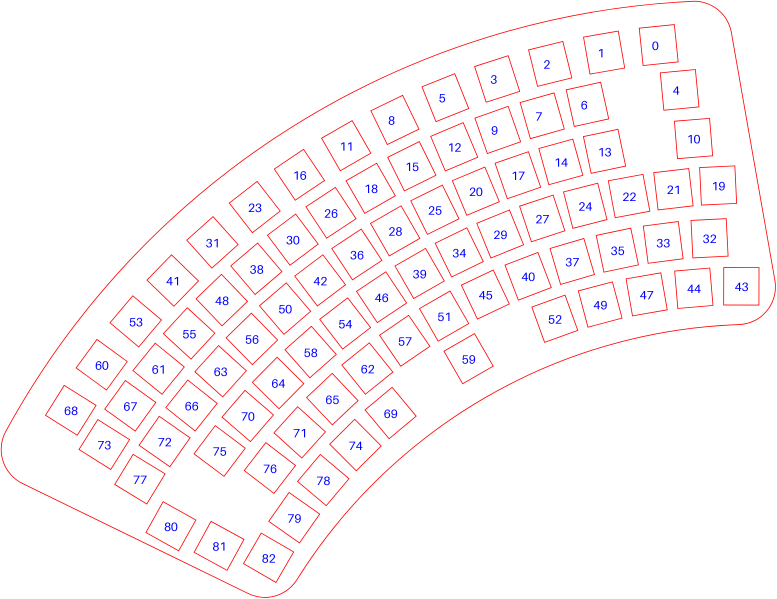
#> input picture docs/plate_holes.png, 2330 x 1796 px (shown at 1/3 size)
$ python gen_layout.py ../docs/plate_holes.png
#> lines starting #> are read from the running program, lines starting #| are printed output that depends on the picture; after the words box and inside, x2 and y2 are one past the last pixel; in counts of white or black regions, pixels touching at a corner belong together
#!/usr/bin/env python3
"""Generate the "layouts" block of keyboard.json from the laser-cut plate SVG.

Usage:  python3 tools/gen_layout.py plate.png > layout.json
plate.png = the plate SVG rendered at 2330x1796 px (white background, red outlines).

Every switch hole is found by flood-filling the inside of each cut-out; its centre
and rotation become the key's x/y/r in keyboard units (1u = 19.05 mm), and the
HOLE -> (label, row, col) table below says which matrix position it is wired to.
"""
import sys, json, math
from collections import deque
import numpy as np
from PIL import Image

PX_PER_MM = 2330 / 308.2688          # render width / plate width in the SVG
U = 19.05 * PX_PER_MM                 # one key unit in px

# hole index (sorted as found by scan order, see docs/plate_holes.png) -> label, row, col
HOLE = {
  68:("Esc",0,0), 60:("F1",0,2), 53:("F2",0,3), 41:("F3",0,4), 31:("F4",0,5), 23:("F5",0,6),
  16:("F6",0,7), 11:("F7",0,8), 8:("F8",0,9), 5:("F9",0,10), 3:("F10",0,11), 2:("F11",0,12),
  1:("F12",0,14), 0:("Ins",0,15),
  73:("PrtSc",1,0), 67:("`",1,1), 61:("1",1,2), 55:("2",1,3), 48:("3",1,4), 38:("4",1,5),
  30:("5",1,6), 26:("6",1,7), 18:("7",1,8), 15:("8",1,9), 12:("9",1,10), 9:("0",1,11),
  7:("-",1,12), 6:("=",1,13), 4:("Bksp",1,15),
  77:("Caps",2,0), 72:("Q",2,1), 66:("W",2,2), 63:("E",2,3), 56:("R",2,4), 50:("T",2,5),
  42:("Y",2,6), 36:("U",2,7), 28:("I",2,8), 25:("O",2,9), 20:("P",2,10), 17:("[",2,11),
  14:("]",2,12), 13:("\\",2,13), 10:("Enter",2,15),
  80:("Tab",3,0), 75:("A",3,2), 70:("S",3,3), 64:("D",3,4), 58:("F",3,5), 54:("G",3,6),
  46:("H",3,7), 39:("J",3,8), 34:("K",3,9), 29:("L",3,10), 27:(";",3,11), 24:("'",3,12),
  22:("Home",3,13), 21:("PgUp",3,14), 19:("PgDn",3,15),
  81:("Shift",4,0), 76:("Z",4,3), 71:("X",4,4), 65:("C",4,5), 62:("V",4,6), 57:("B",4,7),
  51:("N",4,8), 45:("M",4,9), 40:(",",4,10), 37:(".",4,11), 35:("/",4,12), 33:("Up",4,13),
  32:("End",4,15),
  82:("Ctrl",5,0), 79:("GUI",5,3), 78:("Alt",5,4), 74:("Fn",5,5), 69:("Del",5,6),
  59:("Space",5,8), 52:("RAlt",5,10), 49:("RCtrl",5,11), 47:("Left",5,12), 44:("Down",5,13),
  43:("Right",5,15),
}

img = np.array(Image.open(sys.argv[1]).convert("L")) < 200
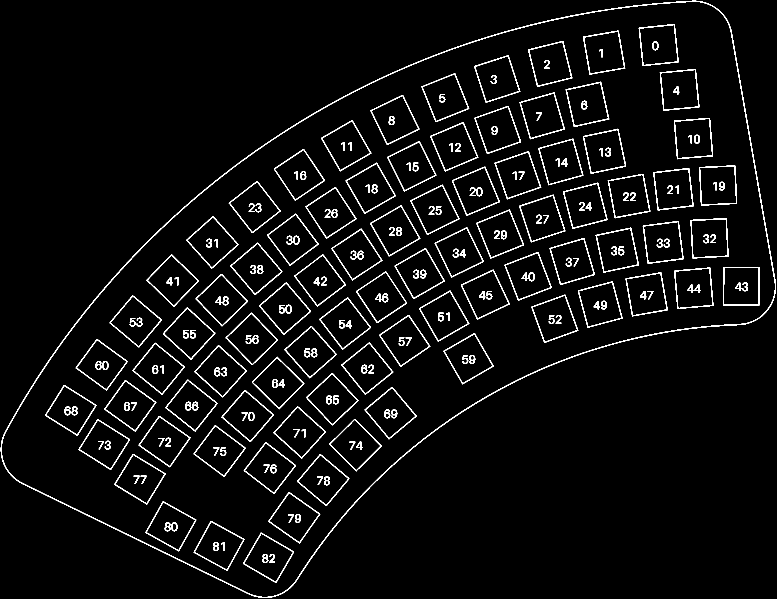
#> img: shape (1796, 2330) bool (shown at 1/3 size); 3.5% white in thin lines or dots
H, W = img.shape
#> H = 1796; W = 2330
seen = np.zeros_like(img)
holes = []
for y in range(0, H, 3):
    for x in range(0, W, 3):
        if img[y, x] or seen[y, x]:
            continue
        q, pts = deque([(y, x)]), []
        seen[y, x] = True
        while q:
            a, b = q.popleft(); pts.append((a, b))
            for c, d in ((a+1, b), (a-1, b), (a, b+1), (a, b-1)):
                if 0 <= c < H and 0 <= d < W and not img[c, d] and not seen[c, d]:
                    seen[c, d] = True; q.append((c, d))
        if 5000 < len(pts) < 20000:
            p = np.array(pts, float)
            cy, cx = p.mean(0)
            far = p[np.argmax((p[:, 0]-cy)**2 + (p[:, 1]-cx)**2)]   # a corner
            ang = math.degrees(math.atan2(far[0]-cy, far[1]-cx)) - 45
            ang = ang % 90 - 90          # square is symmetric mod 90; keys tilt CCW (r <= 0)
            holes.append((cx, cy, ang))
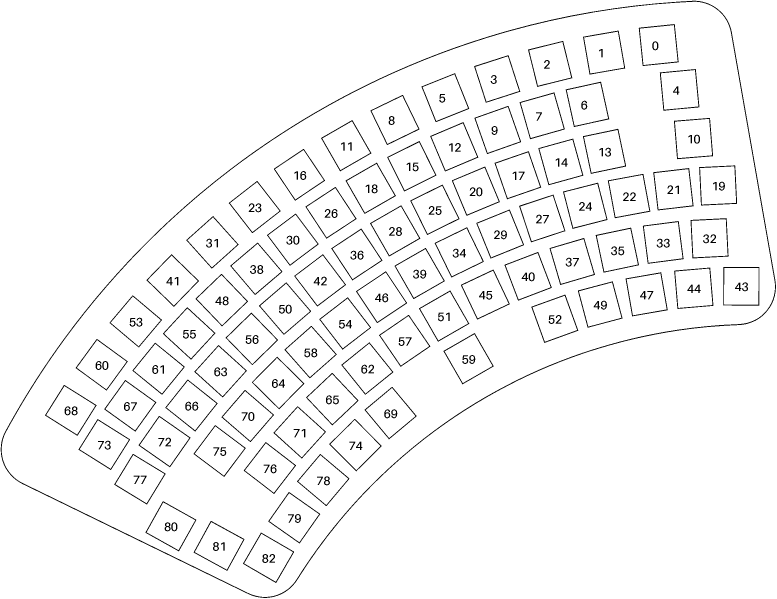
#> seen: shape (1796, 2330) bool (shown at 1/3 size); 96.5% white; black in thin lines or dots
assert len(holes) == len(HOLE) == 83, len(holes)

minx = min(h[0] for h in holes); miny = min(h[1] for h in holes)
#> after `minx = min((h[0] for h in holes))`: minx = 211.7
#> after `miny = min((h[1] for h in holes))`: miny = 134.6
keys = []
for i, (cx, cy, ang) in enumerate(holes):
    label, r, c = HOLE[i]
    ux, uy = (cx - minx) / U, (cy - miny) / U
    keys.append({"label": label, "matrix": [r, c],
                 "x": round(ux, 3), "y": round(uy, 3),
                 "r": round(ang, 1), "rx": round(ux + 0.5, 3), "ry": round(uy + 0.5, 3)})
keys.sort(key=lambda k: (k["matrix"][0], k["matrix"][1]))
json.dump(keys, sys.stdout, indent=None)
#> (printed output is left out)

$ run again, with docs/matrix_map.png copied over docs/plate_holes.png
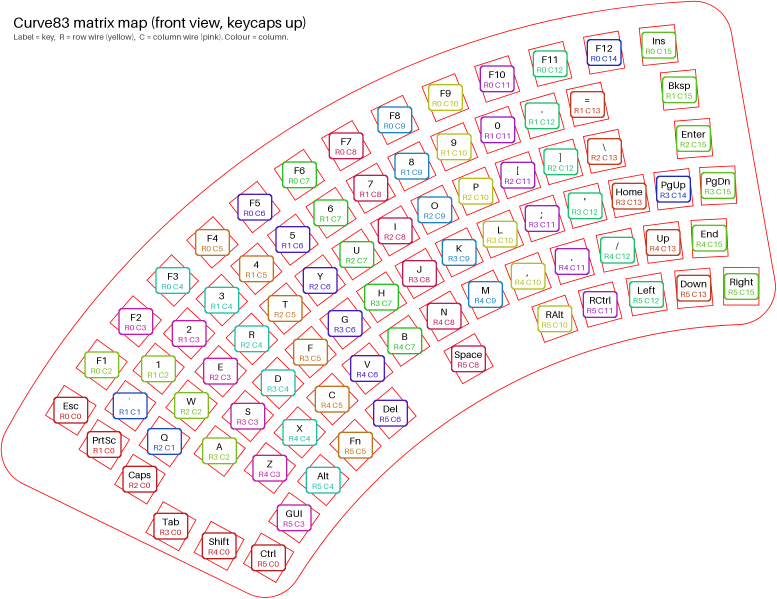
#> input picture docs/matrix_map.png, 2330 x 1796 px (shown at 1/3 size)
#> `img = np.array(Image.open(sys.argv[1]).convert("L")) < 200`:
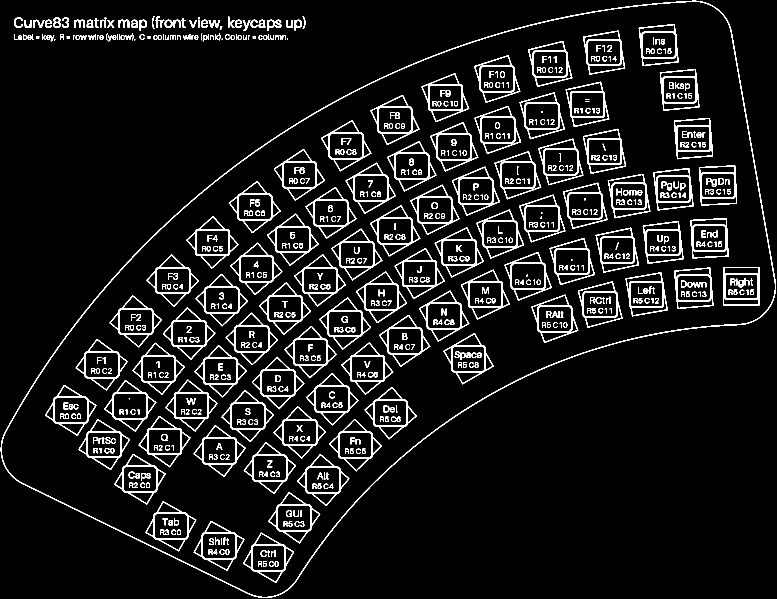
#> img: shape (1796, 2330) bool (shown at 1/3 size); 6.6% white; 722 white regions (14 under 20 px), largest, box (x1, y1, x2, y2) and area: (2, 2, 2328, 1794) 17349, (2071, 654, 2186, 775) 2477, (2097, 496, 2211, 617) 2469
#> after the loop `for y in range(0, H, 3):`:
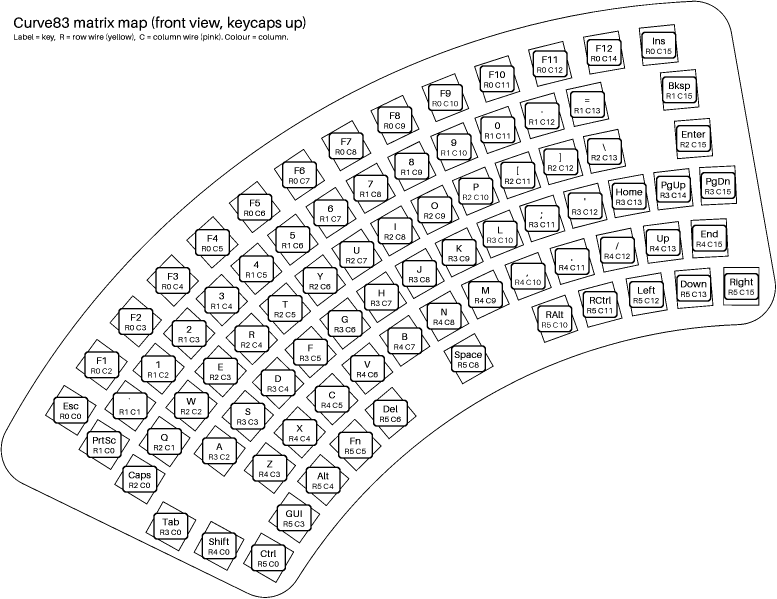
#> seen: shape (1796, 2330) bool (shown at 1/3 size); 93.4% white; 722 black regions (14 under 20 px), largest, box (x1, y1, x2, y2) and area: (2, 2, 2328, 1794) 17349, (2071, 654, 2186, 775) 2477, (2097, 496, 2211, 617) 2469
#> (printed output is left out)
